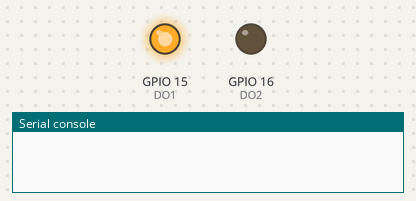
Bench run of a program on a simulated ESP32 board running MicroPython. Parts: output pins drawn as LEDs (lit = HIGH), the last lines printed to the serial console.

Above: at 0.2 s.
At 1.7 s:
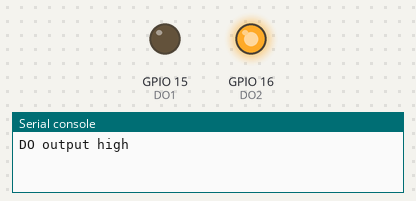
At 4.0 s:
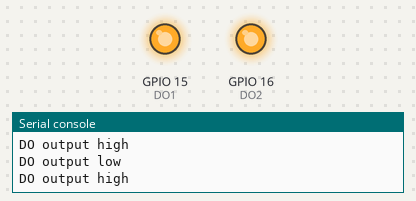
At 5.5 s:
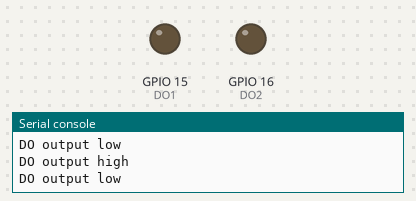
Timing chart, 0 to 6.9 s (numbered marks = the images above):
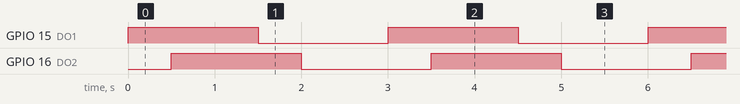

Measured:
- by itself, GPIO 15 (DO1), GPIO 16 (DO2): alternates HIGH for 1.5 s and LOW for 1.5 s
- by itself, everything shown: repeats every 3.0 s, in 4 steps

The program:

DO.py
```python
import time
import machine

def main():
    # RTU一共2个DO
    DO1 = machine.Pin(15, machine.Pin.OUT)
    DO2 = machine.Pin(16, machine.Pin.OUT)
    while True:
        DO1.value(1)
        time.sleep(0.5)
        DO2.value(1)
        print("DO output high")
        time.sleep(1)
        DO1.value(0)
        time.sleep(0.5)
        DO2.value(0)
        print("DO output low")
        time.sleep(1)

#程序启动入口
if __name__ == '__main__':
    main()
```
